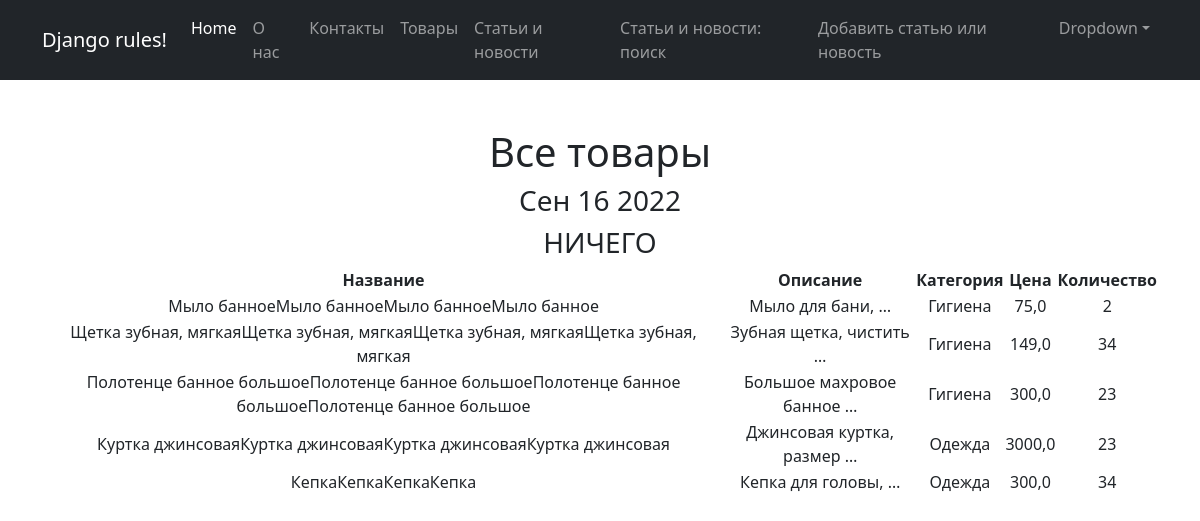
Screenshot of /products/ with the database file from the repository.
### simpleapp/models.py (models this page shows, shortened)
class Product(models.Model):
    name = models.CharField(
        max_length=50,
        unique=True, # названия товаров не должны повторяться
    )
    description = models.TextField()
    quantity = models.IntegerField(
        validators=[MinValueValidator(0)],
    )
    category = models.ForeignKey(
        to='Category',
        on_delete=models.CASCADE,
        related_name='products', # все продукты в категории будут доступны через поле products
    )
    price = models.FloatField(
        validators=[MinValueValidator(0.0)],
    )

class Category(models.Model):
    name = models.CharField(max_length=100, unique=True)  # названия категорий тоже не должны повторяться

### simpleapp/views.py (the view)
# urls.py: path('', ProductsList.as_view(),name='news'),
class ProductsList(ListView):
    model = Product
    template_name = 'products.html'
    context_object_name = 'products'
    def get_context_data(self, **kwargs):
        context = super().get_context_data(**kwargs)
        context['time_now'] = datetime.utcnow()
        context['value1'] = None
        return context

### news/templatetags/custom_filters.py (called while the page is built)
@register.filter(name='multiply')
def multiply(value, arg):
    if isinstance(value, str) and isinstance(arg, int):
        return str(value) * arg
    else:
        raise ValueError(f'Нельзя умножить {type(value)} на {type(arg)}')

### templates/products.html (shortened to what this page needs)
{% extends 'flatpages/default.html' %}
{% load custom_filters %}
{% block content %}
    <h1>Все товары</h1>
    <h3>{{ time_now|date:'M d Y' }}</h3>
    <h3>{{ value1|default_if_none:'НИЧЕГО' }}</h3>
    {% if products %}
        <table>
            <tr>
                <th>Название</th>
                <th>Описание</th>
                <th>Категория</th>
                <th>Цена</th>
                <th>Количество</th>
            </tr>
        {% for product in products %}
            <tr>
                <td>{{ product.name|multiply:4 }}</td>
                <td>{{ product.description|truncatewords:3 }}</td>
                <td>{{ product.category.name }}</td>
                <td>{{ product.price }}</td>
                <td>{{ product.quantity }}</td>
            </tr>
        {% endfor %}
        </table>
    {% else %}
        <h2>Товаров нет!</h2>
    {% endif %}
{% endblock content %}

### templates/flatpages/default.html (shortened to what this page needs)
{% load static %}
<!DOCTYPE html>
<html lang="en">
    <head>
        <link href="{% static 'css/styles.css' %}" rel="stylesheet">
    </head>
    <body>
        <nav class="navbar navbar-expand-lg navbar-dark bg-dark">
            <div class="container">
                <a class="navbar-brand" href="#">Django rules!</a>
                <div class="collapse navbar-collapse" id="navbarSupportedContent">
                    <ul class="navbar-nav ms-auto mb-2 mb-lg-0">
                        <li class="nav-item"><a class="nav-link active" aria-current="page" href="#">Home</a></li>
                        <li class="nav-item"><a class="nav-link" href="/pages/about/">О нас</a></li>
                        <li class="nav-item"><a class="nav-link" href="/pages/contact/">Контакты</a></li>
                        <li class="nav-item"><a class="nav-link" href="/products/">Товары</a></li>
                        <li class="nav-item"><a class="nav-link" href="/news/">Статьи и новости</a></li>
                        <li class="nav-item"><a class="nav-link" href="/news/search">Статьи и новости: поиск</a></li>
                        <li class="nav-item"><a class="nav-link" href="/news/add">Добавить статью или новость</a></li>
                        <li class="nav-item dropdown">
                            <a class="nav-link dropdown-toggle" id="navbarDropdown" href="#" role="button" data-bs-toggle="dropdown" aria-expanded="false">Dropdown</a>
                        </li>
                    </ul>
                </div>
            </div>
        </nav>
        <div class="container">
            <div class="text-center mt-5">
                <div class="row">
                    <div class="col-lg-12 text-center">
                     {% block content %}{% endblock content %}
                    </div>
                  </div>
            </div>
        </div>
    </body>
</html>

### rows the page displays
Product: name|multiply "Мыло банноеМыло банноеМыло банноеМыло банное", description "Мыло для бани, …", category.name "Гигиена", price "75,0", quantity "2"
Product: name|multiply "Щетка зубная, мягкаяЩетка зубная, мягкаяЩетка зубная, мягкаяЩетка зубная, мягкая", description "Зубная щетка, чистить …", category.name "Гигиена", price "149,0", quantity "34"
Product: name|multiply "Полотенце банное большоеПолотенце банное большоеПолотенце банное большоеПолотенце банное большое", description "Большое махровое банное …", category.name "Гигиена", price "300,0", quantity "23"
Product: name|multiply "Куртка джинсоваяКуртка джинсоваяКуртка джинсоваяКуртка джинсовая", description "Джинсовая куртка, размер …", category.name "Одежда", price "3000,0", quantity "23"
Product: name|multiply "КепкаКепкаКепкаКепка", description "Кепка для головы, …", category.name "Одежда", price "300,0", quantity "34"

### other values shown
{{ time_now|date:'M d Y' }} "Сен 16 2022"
{{ value1|default_if_none:'НИЧЕГО' }} "НИЧЕГО"
